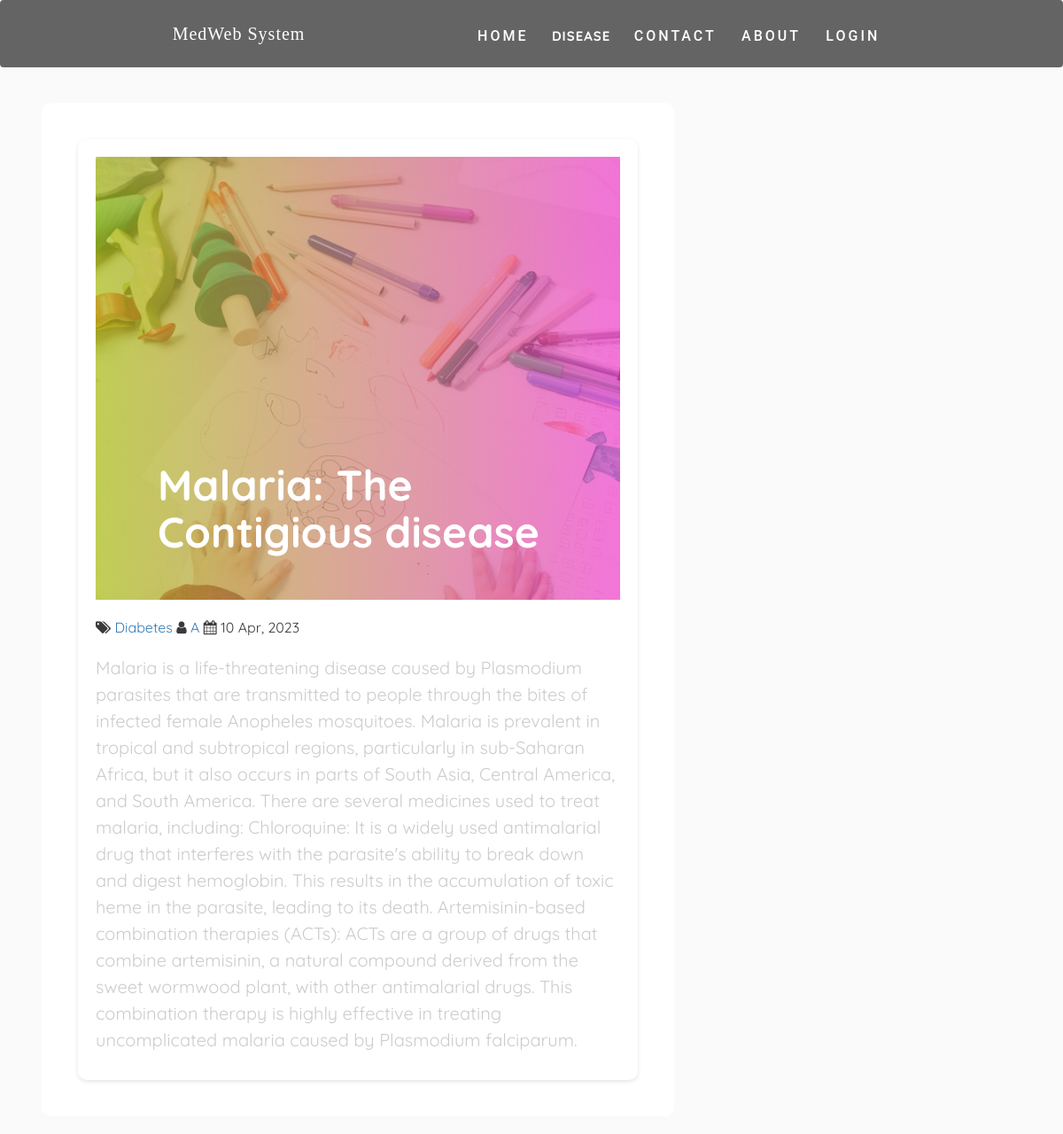
The page /single.php?id=37 on the database its author committed.
### tables this page shows
CREATE TABLE `post` (
  `post_id` int(11) NOT NULL,
  `title` varchar(100) NOT NULL,
  `description` text NOT NULL,
  `category` varchar(100) NOT NULL,
  `post_date` varchar(50) NOT NULL,
  `author` int(11) NOT NULL,
  `post_img` varchar(100) NOT NULL
);

CREATE TABLE `category` (
  `category_id` int(11) NOT NULL,
  `category_name` varchar(100) NOT NULL,
  `post` int(11) NOT NULL DEFAULT 0,
  `age` int(11) NOT NULL
);

CREATE TABLE `user` (
  `user_id` int(10) UNSIGNED NOT NULL,
  `first_name` varchar(30) NOT NULL,
  `last_name` varchar(30) NOT NULL,
  `username` varchar(30) DEFAULT NULL,
  `password` varchar(40) DEFAULT NULL,
  `role` int(11) NOT NULL
);

### single.php (the view, shortened to what this page needs)
<!DOCTYPE html>
<html lang="en">
<head>
  <link rel="stylesheet" href="https://maxcdn.bootstrapcdn.com/bootstrap/3.3.7/css/bootstrap.min.css">
  <link rel="stylesheet" href="https://cdnjs.cloudflare.com/ajax/libs/font-awesome/4.7.0/css/font-awesome.min.css">
  <link rel="stylesheet" href="style.css">
</head>
<nav class="navbar">
  <div class="container">
    <a href="index.php" class="navbar-brand">MedWeb System</a>
    <div class="navbar-nav">
      <a href="index.php">Home</a>
      <div class="dropdown">
        <button class="dropbtn">Disease</button>
      </div>
      <a href="contact.php">Contact</a>
      <a href="about.php">About</a>
      <a href="login.php">Login</a>
    </div>
  </div>
</nav>
<div id="main-content">
  <div class="container">
    <div class="row">
      <div class="col-md-8">
        <div class="post-container">
          <?php
          include "connect.php";
          $post_id = $_GET['id'];
          $sql = "SELECT post.post_id,post.author,category.category_id, post.title, post.description, post.post_date, category.category_name, user.username,post.category,post.post_img
                  FROM post
                  LEFT JOIN category ON post.category = category.category_id
                  LEFT JOIN user ON post.author = user.user_id
                  WHERE post.post_id = {$post_id}";
          $result = mysqli_query($conn, $sql) or die("Query Failed");
          if (mysqli_num_rows($result) > 0) {
            while ($row = mysqli_fetch_assoc($result)) {
              ?>
              <div class="post-content single-post">
                <div class="post-header">
                  <h1 class="post-title">
                    <?php echo $row['title']; ?>
                  </h1>
                  <img class="post-image" src="admin/upload/<?php echo $row['post_img']; ?>" alt="" />
                  <div class="post-header-overlay"></div>
                </div>
                <div class="post-information">
                  <span>
                    <i class="fa fa-tags" aria-hidden="true"></i>
                    <a href='category.php?category_id=<?php echo $row['category_id']; ?>'>
                      <?php echo $row['category_name']; ?>
                    </a>
                  </span>
                  <span>
                    <i class="fa fa-user" aria-hidden="true"></i>
                    <a href='author.php?aid=<?php echo $row['author']; ?>'>
                      <?php echo $row['username']; ?>
                    </a>
                  </span>
                  <span>
                    <i class="fa fa-calendar" aria-hidden="true"></i>
                    <?php echo $row['post_date']; ?>
                  </span>
                </div>
                <div class="post-description">
                  <p>
                    <?php echo $row['description']; ?>
                  </p>
                </div>
              </div>
              <?php
            }
          } else {
            echo "<h2>No Post Found</h2>";
          }
          ?>
        </div>
      </div>
      <div class="col-md-4">
      </div>
    </div>
  </div>
</div>

### style.css (style rules this page uses)
:root { --Playfair: 'Playfair Display', serif; --Quicksand: 'Quicksand', sans-serif; --Roboto: 'Roboto', sans-serif; --dark: #3c393d; --exDark: #2b2b2b; }
* { padding: 0; margin: 0; font-family: var(--Quicksand); }
img { width: 100%; display: block; }
.container { max-width: 1320px; margin: 0 auto; padding: 0 1.2rem; }
.dropdown { position: relative; display: inline-block; }
.dropbtn { font-family: var(--Quicksand); font-size: 1.1rem; border: none; outline: none; color: white; background-color: transparent; cursor: pointer; padding: 0.5rem 1rem; text-transform: uppercase; font-weight: bold; letter-spacing: 1px; transition: background-color 0.2s ease; }
.navbar { background: rgba(0, 0, 0, 0.6); padding: 1.2rem; }
.navbar-brand { color: #fff; font-size: 2rem; display: block; text-align: center; text-decoration: none; font-family: var(--Playfair); letter-spacing: 1px; }
.navbar-nav { padding: 0.8rem 0 0.2rem 0; text-align: center; }
.navbar-nav a { text-transform: uppercase; font-family: var(--Roboto); letter-spacing: 1px; font-weight: 500; color: #fff; text-decoration: none; display: inline-block; padding: 0.4rem 0.1rem; letter-spacing: 3px; transition: opacity 0.5s ease; }
@media screen and (min-width: 540px) { .navbar-nav a { padding-right: 1.2rem; padding-left: 1.2rem; } }
@media screen and (min-width: 768px) { .navbar .container { display: flex; align-items: center; justify-content: space-between; } }
h1, h2 { font-weight: 700; color: #FFF; font-weight: 700; font-size: 4em; margin: 0; padding: 0 20px; }

### rows shown on the page
post: title "Malaria: The Contigious disease", post_img (picture), category.category_name "Diabetes", user.username "A", post_date "10 Apr, 2023", description "Malaria is a life-threatening disease caused by Plasmodium parasites that are transmitted to people through the bites of infected female Anopheles mosquitoes. Malaria is prevalent in tropical and subtropical regions, particularly in sub-Saharan Africa, but it also occurs in parts of South Asia, Central America, and South America. There are several medicines used to treat malaria, including: Chloroquine: It is a widely used antimalarial drug that interferes with the parasite's ability to break down and digest hemoglobin. This results in the accumulation of toxic heme in the parasite, leading to its death. Artemisinin-based combination therapies (ACTs): ACTs are a group of drugs that combine…"
